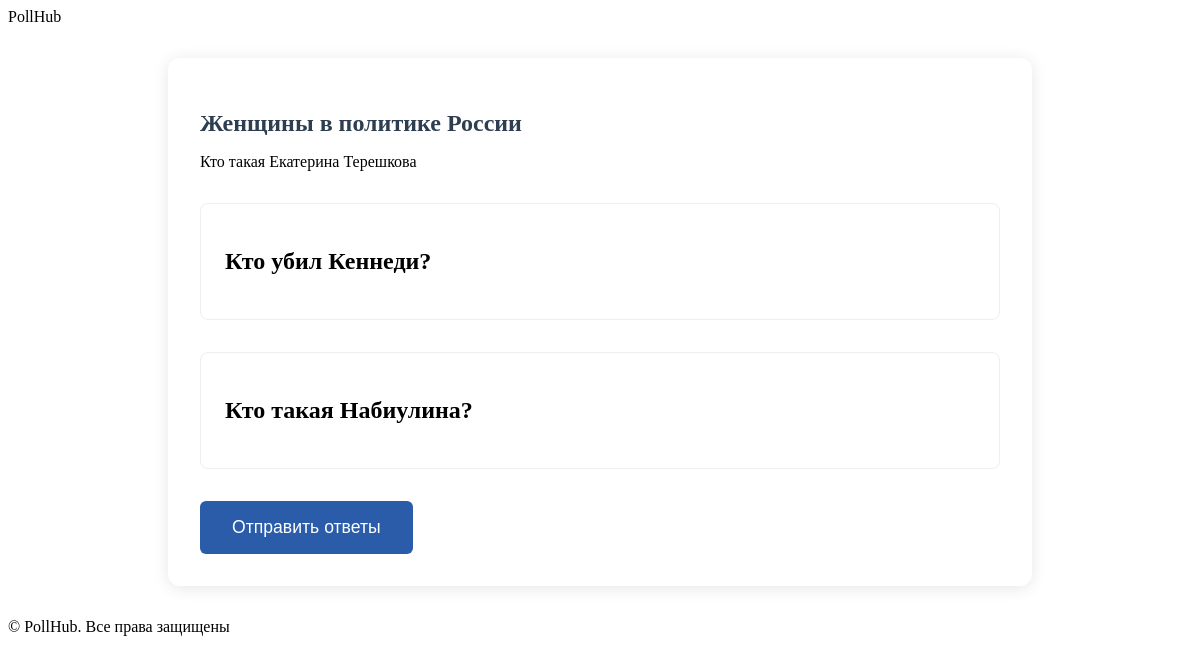
The page /survey/qwe/ on the database its author committed.
### survey/models.py (models this page shows, shortened)
class Survey(models.Model):
    title = models.CharField(max_length=100)
    content = models.TextField()
    slug = models.SlugField(max_length=100)
    publish = models.DateTimeField(default=timezone.now)
    class Meta:
        ordering = ['-publish']

class PostQuestion(models.Model):
    text = models.TextField()
    survey = models.ForeignKey(Survey, on_delete=models.CASCADE, null=True, related_name='questions')

### survey/views.py (the view)
# urls.py: path('<slug:survey>/', views.list_survey, name='list_survey'),
def list_survey(request, survey):
    survey = get_object_or_404(Survey, slug=survey)
    questions = survey.questions.all()
    for question in questions:
        answers = question.answers.all()
    return render(request, 'survey/list_survey.html', {'survey': survey,
                                                                        'questions': questions,
                                                                        })

### survey/templates/survey/list_survey.html (shortened to what this page needs)
{% extends 'base.html' %}
{% block survey %}
<article class="survey-container">
    <header class="survey-header">
        <h1 class="survey-title">{{ survey.title }}</h1>
        {% if survey.content %}
        <p class="survey-description">{{ survey.content }}</p>
        {% endif %}
    </header>
    <form method="POST" class="survey-form">
        {% for quest in questions %}
        <section class="question-card">
            <h2 class="question-title">{{ quest.text }}</h2>
        </section>
        {% endfor %}
        <div class="submit-section">
            <button type="submit" class="submit-btn">
                Отправить ответы
            </button>
        </div>
    </form>
</article>
{% endblock %}

### survey/static/css/style.css (style rules this page uses)
:root { --btn-padding: 1.2rem 2.5rem; --card-padding: 2rem; --card-min-height: 220px; }
.survey-container { max-width: 800px; margin: 2rem auto; padding: 2rem; background: #fff; border-radius: 12px; box-shadow: 0 2px 16px rgba(0,0,0,0.1); }
.survey-title { color: #2c3e50; margin-bottom: 1rem; }
.question-card { margin: 2rem 0; padding: 1.5rem; border: 1px solid #eee; border-radius: 8px; }
.submit-btn { background: #2A5CAA; color: white; padding: 1rem 2rem; border: none; border-radius: 6px; cursor: pointer; font-size: 1.1rem; transition: transform 0.2s; }

### rows shown on the page
Survey: title "Женщины в политике России", content "Кто такая Екатерина Терешкова"
PostQuestion: text "Кто убил Кеннеди?"
PostQuestion: text "Кто такая Набиулина?"
